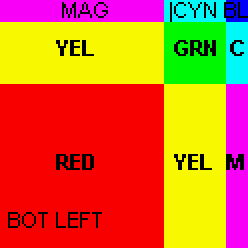
//> input picture task.imgio/io_tiff_png/src/foo.tif, 124 x 124 px (shown 2 times larger)
$ ./demo_filters ../../../task.imgio/io_tiff_png/src/foo.tif   (built with g++ and OpenCV 4)
//> lines starting //> are read from the running program, lines starting //| are printed output that depends on the picture; after the words box and inside, x2 and y2 are one past the last pixel; in counts of white or black regions, pixels touching at a corner belong together
#include <cstdio>
#include <stdexcept>
#include <algorithm>
#include <opencv2/opencv.hpp>


using cv::Mat;
using cv::Size;


static int const BLUR_APERTURE = 15;
static double const BLUR_BILATERAL_SIGMA = 100;
static bool SAVE_SIDE_BY_SIDE = true;


static cv::Mat hstack(cv::Mat const& m1, cv::Mat const& m2)
{
  if (m1.empty())
    return m2.clone();
  if (m2.empty())
    return m1.clone();

  cv::Mat r(std::max(m1.rows, m2.rows), m1.cols + m2.cols, m1.type());
  r = cv::Scalar(0);
  cv::Mat d1 = r(cv::Rect(cv::Point(0, 0), m1.size()));
  cv::Mat d2 = r(cv::Rect(cv::Point(m1.cols, 0), m2.size()));
  m1.copyTo(d1);
  m2.copyTo(d2);
  return r;
}

// [87 lines left out: functions vstack, save_result, save_morph_images, not called in this run]

static void skeletonize(Mat const& src)
{
  Mat const strel = cv::getStructuringElement(cv::MORPH_ELLIPSE, Size(3, 3));

  Mat orig = 255 - src.clone();
  Mat eroded = 255 - src.clone();
  Mat curr;
  Mat skeleton = Mat::zeros(src.size(), CV_8UC1);

  int n = 200;
  while (true)
  {
    cv::erode(eroded, eroded, strel); // contraction step
    cv::dilate(eroded, curr, strel);
    // save_result("er.png", curr, eroded);
    // save_result("er.png", curr, orig - curr);
    Mat delta = orig - curr;
    skeleton += delta;
    if (cv::countNonZero(delta) == 0)
    {
      printf("Sk finished\n");
      break;
    }
    // save_result("sk.png", src, skeleton);
    cv::imshow("sk", hstack(src, 255 - skeleton));
    eroded.copyTo(orig);

    if ((cv::waitKey(50) & 0xFF) == 'q')
      return;
  }
  cv::waitKey(0);
}

static void save_filtered_images(Mat const& src)
{
  skeletonize(src);
  skeletonize(255 - src);
  return;

  // save_result("src.png", src, src);

  { // such blocks '{}' are to ensure deallocation of filtered images to preserve memory
    // and also to enable reuse of the name 'dst'


    Mat src_f;
    src.convertTo(src_f, CV_32F, 1.0 / 255);
    Mat mean;
    cv::blur(src_f, mean, Size(BLUR_APERTURE, BLUR_APERTURE));

    Mat src_sqr_f = src_f * src_f;

    Mat mean_sqr_f;
    cv::blur(src_sqr_f, mean_sqr_f, Size(BLUR_APERTURE, BLUR_APERTURE));

    Mat sd_sqr_f = mean_sqr_f - mean * mean;
    Mat sd_f;
    cv::sqrt(sd_sqr_f, sd_f);

    Mat threshold_f = mean + (-0.1) * sd_f;

    Mat binarized = Mat::zeros(src.size(), CV_8UC1);
    Mat binarized_fg = Mat::ones(src.size(), CV_8UC1) * 255;

    binarized_fg.copyTo(binarized, src_f > threshold_f);
    save_result("binarized.png", src, binarized);
  }

  if (false)
  {
    Mat dst;
    cv::medianBlur(src, dst, BLUR_APERTURE);
    save_result("median.png", src, dst);
  }

  if (false)
  {
    Mat dst;
    cv::GaussianBlur(src, dst, Size(BLUR_APERTURE, BLUR_APERTURE), 0);
    save_result("gauss.png", src, dst);
  }

  save_morph_images(src, cv::MORPH_RECT, "box");

  if (false)
  {
    Mat dst;
    cv::bilateralFilter(src, dst, BLUR_APERTURE, BLUR_BILATERAL_SIGMA, BLUR_BILATERAL_SIGMA);
    save_result("bilateral.png", src, dst);
  }

  if (false)
  {
    Mat smooth;
    cv::GaussianBlur(src, smooth, Size(BLUR_APERTURE, BLUR_APERTURE), 0);

    Mat dst;
    cv::Canny(smooth, dst, 20, 80);
    save_result("canny.png", src, dst);
  }
}


int main(int argc, char const** argv)
{
  try
  {
    if (argc != 2)
      throw std::runtime_error("Bad usage: must have input image as sole arg");
    std::string const input_image_path = argv[1];
    Mat const input_image = cv::imread(input_image_path, CV_LOAD_IMAGE_GRAYSCALE);
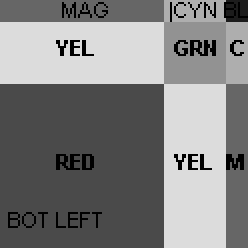
//> input_image: 124 rows x 124 cols, CV_8UC1 (shown 2 times larger); min 0, max 220, mean 128.4

    save_filtered_images(input_image);
//> in skeletonize, `cv::erode(eroded, eroded, strel);`:
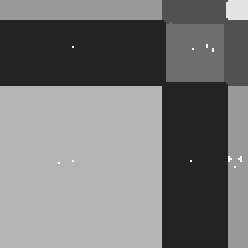
//> eroded: 124 rows x 124 cols, CV_8UC1 (shown 2 times larger); min 35, max 255, mean 117.6
//> in skeletonize, `cv::imshow("sk", hstack(src, 255 - skeleton));`:
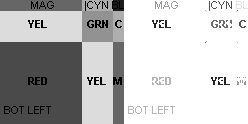
//> window 'sk': 124 rows x 248 cols, CV_8UC1; min 0, max 255, mean 189.2
//> the 'q' key is pressed
//> in skeletonize (call 2), `cv::erode(eroded, eroded, strel);`:
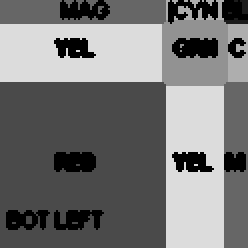
//> eroded: 124 rows x 124 cols, CV_8UC1 (shown 2 times larger); 9.16% of pixels changed, all inside (x1, y1, x2, y2) = (0, 0, 124, 124)
//> in skeletonize (call 2), `Mat delta = orig - curr;`:
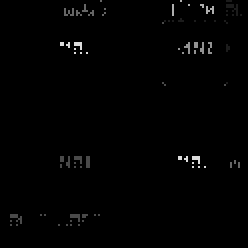
//> delta: 124 rows x 124 cols, CV_8UC1 (shown 2 times larger); min 0, max 220, mean 2
//> in hstack (call 2), `m2.copyTo(d2);`:
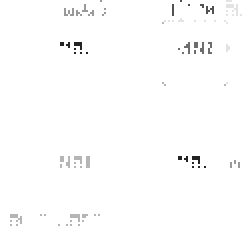
//> d2: 124 rows x 124 cols, CV_8UC1 (shown 2 times larger); min 35, max 255, mean 253
//> in skeletonize (call 2), `cv::imshow("sk", hstack(src, 255 - skeleton));`:
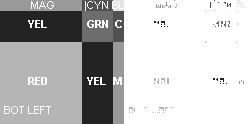
//> window 'sk': 124 rows x 248 cols, CV_8UC1; min 35, max 255, mean 189.8
//> the Esc key is pressed

    return 0;
//> (the program exits here)
